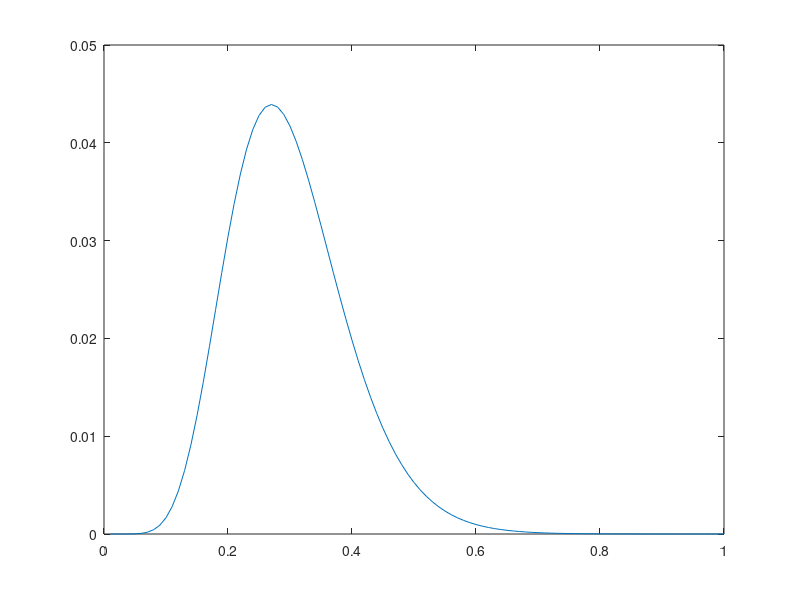

Here is the MATLAB script that generated this plot: (Note: this script raises an error after producing the figure.)

% Make fake impulse response function with Gamma function (gammapdf)

fake_IRF = gampdf(1:100,10,3);

figure
plot((1:100)/100,fake_IRF)

%%

% Make fake random walk signal with SD = 3 (likely experimental condition)
% 100 "trials"

for i = 1:100

    % Random walk:

    stim_RW = normrnd(0, 5, [1,1500]);
    stim_RW = cumsum(stim_RW);

    all_stim_RW(i,:) = stim_RW;

    % Sinusoid:

%     f = 1/120;
%     p = 120;
%     a = 8;
%     t = 1:1:1500;
%     %y = a*sin(2*pi*f*t);
%     y = a*sin(mod(t,p)*(2*pi/p));
    
    all_stim_SW(i,:) = y;

end

%%

figure

plot(all_stim_RW(1,:))
hold on;
% plot(all_stim_SW(1,:))


% Combine

%all_stim = all_stim_RW + all_stim_SW;
all_stim = all_stim_RW;

%%

% Pad IRF to center peak within the array

IRF_pad = [zeros(1,32), fake_IRF];

% Convolve IRF with signal

for t = 1:size(all_stim,1)
    %resp(t,:) = conv(all_stim(t,:), flip(fake_IRF), 'same');
    %resp(t,:) = conv(flip(IRF_pad), all_stim(t,:), 'same');
    resp(t,:) = conv(all_stim(t,:), fake_IRF, 'full');

end

% Plot stuff

figure

plot(all_stim(1,:))
hold on;
plot(resp(1,1:1500))

%%

% Take difference 

stim_diff = diff(all_stim,1,2);
resp_diff = diff(resp,1,2);

% Cross correlate

smpVal = 1:1:size(stim_diff,2);     % Values at which time series are sampled
maxLagVal = 120;                    % Maximum lag (in units of smpVal)
bPLOT = 0;                          % Plot or not
bPLOTall = 0;                       % Plot or not   


for t = 1:size(all_stim,1)
   
    [r, lags] = xcorrEasy(stim_diff(t,:)',resp_diff(t,:)', smpVal', maxLagVal, 'coeff', [], bPLOT, bPLOTall);

    all_r(t,:) = r;
    all_lags(t,:) = lags;
end

%%

% Average cross correlation

avg_xcorr_5 = mean(all_r,1);
avg_lag_5 = mean(all_lags,1);

% Plot stuff

figure
plot(avg_lag_5/60,avg_xcorr_5)
xlim([0 1])
